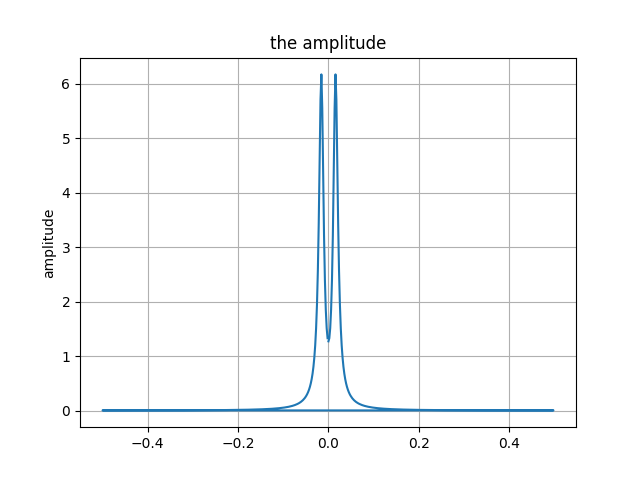

Here is the Python script that generated this plot:
import numpy as np
import matplotlib.pyplot as plt

begintime = 0
endtime = 10
timelength = endtime - begintime
samplingfreq = 512
samplinginterval = timelength / samplingfreq
timepoints = np.arange(begintime, endtime, samplinginterval)
num_samples = len(timepoints)
print(num_samples)

alpha = 2.0
f_0 = 0.8
def f_T(x) :
    if x <= 0 :
        u = 0
    else :
        u = 1 
    return x * np.exp(-alpha * x) * np.cos(2*np.pi*f_0*x) * u
signal = [f_T(x) for x in timepoints]

# Discrete Fourier transform with Fast Fourier Transform
fft = np.fft.fft(signal)
fft_magnitude = abs(fft)

# Draw the signal graph
plt.title("the amplitude")
plt.ylabel("amplitude")
freq = np.fft.fftfreq(num_samples)
plt.plot(freq, fft_magnitude)
plt.grid()

plt.savefig("fft_magnitude.png")